Frame 1 (no input): blank canvas, image omitted
Frame 60 (the mouse pressed at the canvas centre just before this capture): blank canvas, image omitted
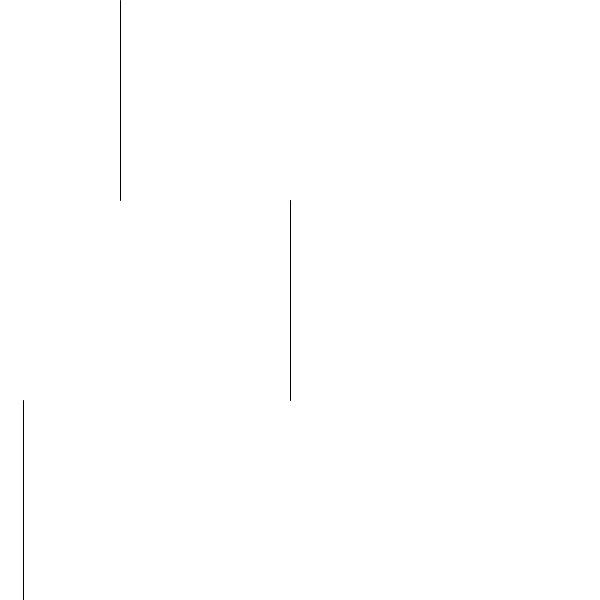
Frame 120 (the mouse held since frame 60 and released just before this capture)

The Processing sketch whose frames 1 and 60 were blank and that drew this single picture after the mouse press (run headless with seeded random() and noise(); from frame 60 on, the mouse is pressed at the canvas centre):

// Processing sketch: line_clock
// ── line_clock.pde
int counter = 10;
  
void setup(){
  size(600, 600);
 
}

void draw(){
  background(255);
  
  int s = second();
  int m = minute();
  int h = hour ();
  int ms = millis();
  
  
  line(s*counter,0,s*counter,200);
  line(m*counter,200,m*counter,400);
  line(h,400,h,600);
  
}
